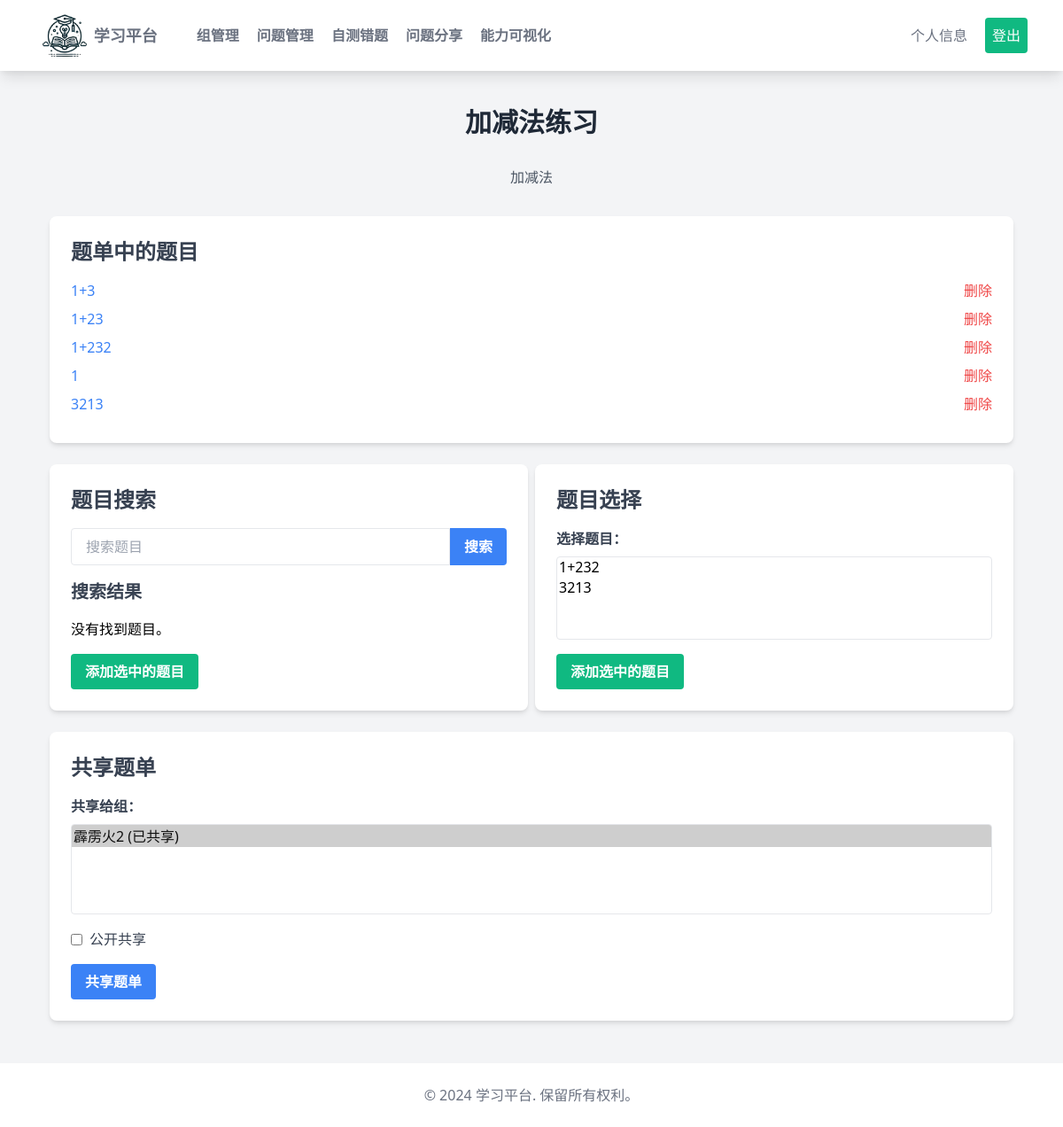
Page /questions/set_detail/1/ (signed in) on the committed database.
### questions/models.py (models this page shows, shortened)
class QuestionSet(models.Model):
    name = models.CharField(max_length=255)
    description = models.TextField(blank=True)
    questions = models.ManyToManyField(Question, related_name='question_sets', blank=True)
    creator = models.ForeignKey(settings.AUTH_USER_MODEL, on_delete=models.CASCADE)
    shared_with_groups = models.ManyToManyField(Group, related_name='shared_question_sets', blank=True)
    is_public = models.BooleanField(default=False)

class Question(models.Model):
    TEXT = 'text'
    IMAGE = 'image'
    FORMAT_CHOICES = [
        (TEXT, 'Text'),
        (IMAGE, 'Image')
    ]
    title = models.CharField(max_length=255)
    description = models.TextField(blank=True)
    description_image = models.ImageField(upload_to='questions/', blank=True, null=True)
    format = models.CharField(max_length=5, choices=FORMAT_CHOICES)
    image = models.ImageField(upload_to='questions/', blank=True, null=True)
    correct_answer = models.TextField(blank=True)
    correct_answer_image = models.ImageField(upload_to='questions/', blank=True, null=True)
    creator = models.ForeignKey(settings.AUTH_USER_MODEL, on_delete=models.CASCADE)
    shared_with = models.ManyToManyField(settings.AUTH_USER_MODEL, related_name='shared_questions', blank=True)

### groups/models.py (models this page shows, shortened)
class Group(models.Model):
    name = models.CharField(max_length=100)
    description = models.TextField()
    creator = models.ForeignKey(settings.AUTH_USER_MODEL, on_delete=models.CASCADE, related_name='created_groups')
    members = models.ManyToManyField(settings.AUTH_USER_MODEL, related_name='joined_groups')
    created_at = models.DateTimeField(auto_now_add=True)

### questions/views.py (the view)
# urls.py: path('set_detail/<int:question_set_id>/', views.question_set_detail, name='question_set_detail'),
@login_required
def question_set_detail(request, question_set_id):
    question_set = get_object_or_404(QuestionSet, id=question_set_id)
    search_results = []
    search_form = QuestionSearchForm(request.GET or None)
    if search_form.is_valid():
        query = search_form.cleaned_data['query']
        search_results = Question.objects.filter(title__icontains=query).exclude(question_sets=question_set)
    available_questions = Question.objects.filter(creator=request.user).exclude(question_sets=question_set)
    return render(request, 'questions/detail_question_set.html', {
        'question_set': question_set,
        'search_form': search_form,
        'search_results': search_results,
        'available_questions': available_questions,
        'all_groups': Group.objects.all(),
    })

### questions/forms.py
class QuestionSearchForm(forms.Form):
    query = forms.CharField(max_length=255, required=False, label='Search Questions')

### questions/templates/questions/detail_question_set.html (shortened to what this page needs)
{% extends "basehome.html" %}
{% block content %}
<div class="max-w-6xl mx-auto mt-10 px-4">
    <h1 class="text-3xl font-bold text-center text-gray-800 mb-8">{{ question_set.name }}</h1>
    <p class="text-center text-gray-600 mb-8">{{ question_set.description }}</p>
    <div class="bg-white shadow-md rounded-lg p-6 mb-6">
        <h2 class="text-2xl font-semibold text-gray-700 mb-4">题单中的题目</h2>
        <ul id="question-list" class="list-disc list-inside">
            {% for question in question_set.questions.all %}
            <li class="flex justify-between items-center mb-2">
                <a href="{% url 'question_detail' question.id %}" class="text-blue-500 hover:text-blue-700">{{ question.title }}</a>
                {% if request.user == question_set.creator %}
                <button type="button" onclick="removeQuestion('{{ question_set.id }}', '{{ question.id }}')" class="text-red-500 hover:text-red-700 ml-2">删除</button>
                {% endif %}
            </li>
            {% empty %}
            <li>题单中没有题目。</li>
            {% endfor %}
        </ul>
    </div>
    <div class="flex justify-between">
        <div class="bg-white shadow-md rounded-lg p-6 mb-6 w-full lg:w-1/2 mr-2">
            <h2 class="text-2xl font-semibold text-gray-700 mb-4">题目搜索</h2>
            <form method="get" action="{% url 'question_set_detail' question_set.id %}" class="flex mb-4">
                <input type="text" name="query" placeholder="搜索题目" class="flex-grow border rounded-l px-4 py-2 focus:outline-none focus:ring-2 focus:ring-blue-500 focus:border-blue-500">
                <button type="submit" class="bg-blue-500 hover:bg-blue-600 text-white font-bold py-2 px-4 rounded-r">搜索</button>
            </form>
            <h3 class="text-xl font-semibold text-gray-700 mt-4 mb-4">搜索结果</h3>
            <form id="search-results-form" method="post" action="{% url 'add_question_to_set' question_set.id %}">
                <ul>
                    {% for question in search_results %}
                    <li class="flex items-center mb-2">
                        <input type="checkbox" name="question_ids" value="{{ question.id }}" class="mr-2">
                        {{ question.title }}
                    </li>
                    {% empty %}
                    <li>没有找到题目。</li>
                    {% endfor %}
                </ul>
                <button type="button" onclick="addQuestions('{{ question_set.id }}')" class="bg-green-500 hover:bg-green-600 text-white font-bold py-2 px-4 rounded mt-4">添加选中的题目</button>
            </form>
        </div>
        <div class="bg-white shadow-md rounded-lg p-6 mb-6 w-full lg:w-1/2">
            <h2 class="text-2xl font-semibold text-gray-700 mb-4">题目选择</h2>
            <form id="available-questions-form" method="post" action="{% url 'add_question_to_set' question_set.id %}">
                <label for="available_questions" class="block text-gray-700 font-bold mb-2">选择题目：</label>
                <select id="available_questions" name="question_ids" multiple class="form-multiselect block w-full mt-1 border rounded focus:outline-none focus:ring-2 focus:ring-blue-500 focus:border-blue-500">
                    {% for question in available_questions %}
                    <option value="{{ question.id }}">{{ question.title }}</option>
                    {% endfor %}
                </select>
                <button type="button" onclick="addQuestions('{{ question_set.id }}')" class="bg-green-500 hover:bg-green-600 text-white font-bold py-2 px-4 rounded mt-4">添加选中的题目</button>
            </form>
        </div>
    </div>
    {% if request.user == question_set.creator %}
    <div class="bg-white shadow-md rounded-lg p-6 mb-6">
        <h2 class="text-2xl font-semibold text-gray-700 mb-4">共享题单</h2>
        <form id="share-form" method="post" action="{% url 'share_question_set' question_set.id %}">
            <label for="shared_groups" class="block text-gray-700 font-bold mb-2">共享给组：</label>
            <select id="shared_groups" name="group_ids" multiple class="form-multiselect block w-full mt-1 border rounded focus:outline-none focus:ring-2 focus:ring-blue-500 focus:border-blue-500">
                {% for group in all_groups %}
                <option value="{{ group.id }}" {% if group in question_set.shared_with_groups.all %}selected{% endif %}>{{ group.name }}{% if group in question_set.shared_with_groups.all %} (已共享){% endif %}</option>
                {% endfor %}
            </select>
            <div class="flex items-center mt-4">
                <input type="checkbox" id="is_public" name="is_public" class="mr-2" {% if question_set.is_public %}checked{% endif %}>
                <label for="is_public" class="text-gray-700">公开共享</label>
            </div>
            <button type="button" onclick="shareQuestionSet('{{ question_set.id }}')" class="bg-blue-500 hover:bg-blue-600 text-white font-bold py-2 px-4 rounded mt-4">共享题单</button>
        </form>
    </div>
    {% endif %}
</div>
{% endblock %}

### rows in the picture
QuestionSet: name "加减法练习", description "加减法", group_ids "霹雳火2 (已共享) ☑"
Question: title "1+3"
Question: title "1+23"
Question: title "1+232"
Question: title "1"
Question: title "3213"
